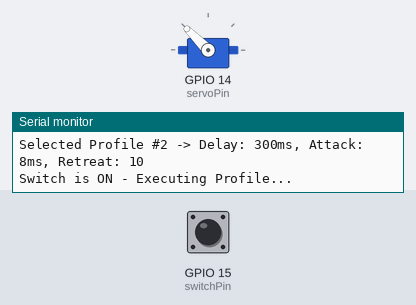
A sketch run on a simulated ESP32. Shown: servo, the last lines printed to the serial monitor. The inputs (shaded band) are chosen by the test bench; at power-on: GPIO 15 (switchPin) HIGH. Random numbers use the default seed unless the sketch sets one.

Above: at 1.7 s.
1.8 s: GPIO 15 (switchPin) pulled LOW for 0.15 s
At 2.04 s:
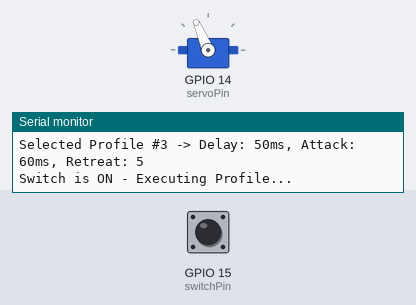
4.8 s: GPIO 15 (switchPin) pulled LOW for 1 s
At 5.9 s:
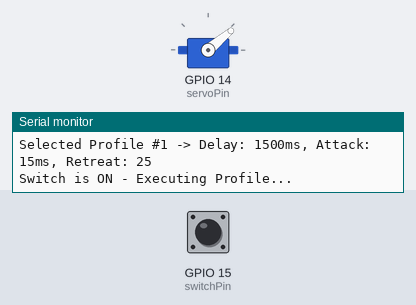
8.8 s: GPIO 15 (switchPin) pulled LOW for 3.2 s
At 9.6 s:
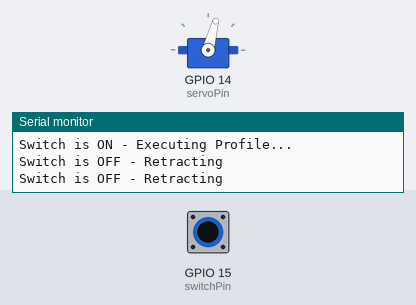
Timing chart, 0 to 13.7 s (numbered marks = the images above; inputs shaded):
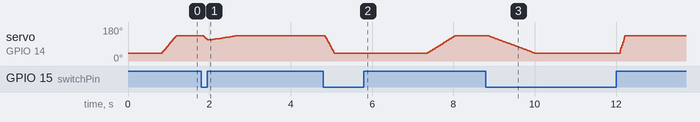

The sketch:

Useless-Box.ino
```cpp
#include <ESP32Servo.h>

Servo myservo;

// Configuration
static const int servoPin = 14;
static const int switchPin = 15;

// Calibration
int servoPositionDown = 40;
int servoPositionMiddle = 70;
int servoPositionUp = 135;

// --- PERSONALITY SYSTEM ---
// Structure: {ReactionDelay, AttackSpeed, RetreatSpeed}
const int NUM_PROFILES = 6;
int currentProfileIndex = 0;

const int profiles[NUM_PROFILES][3] = {
  {50, 3, 5},     // 0: The Aggressive (Instant reaction, super fast)
  {1500, 15, 25}, // 1: The Lazy (Waits a long time, moves slowly)
  {300, 8, 10},   // 2: The Normal (Standard behavior)
  {50, 60, 5},     // 3: The Sneaky (Starts moving immediately but slowly, then retreats fast)
  {800, 4, 60},   // 4: The Dramatic (Wait, strike fast, retreat very slowly)
  {200, 10, 15}   // 5: The Fake-Out (Logic handled separately in loop)
};

// Current active variability values
int reactionDelay = 0;
int attackSpeed = 10;
int retreatSpeed = 15;

// Volatile variables for interrupts
volatile bool switchChanged = false;
volatile int currentTargetState = HIGH;

void IRAM_ATTR handleSwitchInterrupt() {
  currentTargetState = digitalRead(switchPin);
  switchChanged = true;
}

// Function to pick a personality profile
void selectPersonality() {
  currentProfileIndex = random(0, NUM_PROFILES);

  reactionDelay = profiles[currentProfileIndex][0];
  attackSpeed   = profiles[currentProfileIndex][1];
  retreatSpeed  = profiles[currentProfileIndex][2];

  Serial.print("Selected Profile #");
  Serial.print(currentProfileIndex);
  if (currentProfileIndex == 5) Serial.print(" [FAKE-OUT]");
  Serial.print(" -> Delay: ");
  Serial.print(reactionDelay);
  Serial.print("ms, Attack: ");
  Serial.print(attackSpeed);
  Serial.print("ms, Retreat: ");
  Serial.println(retreatSpeed);
}

void setup() {
  delay(500);

  // Seed the random number generator
  randomSeed(analogRead(34));

  ESP32PWM::allocateTimer(0);
  ESP32PWM::allocateTimer(1);
  ESP32PWM::allocateTimer(2);
  ESP32PWM::allocateTimer(3);

  myservo.setPeriodHertz(50);
  myservo.attach(servoPin, 500, 2400);

  pinMode(switchPin, INPUT_PULLUP);

  attachInterrupt(digitalPinToInterrupt(switchPin), handleSwitchInterrupt, CHANGE);

  myservo.write(servoPositionDown);
  Serial.begin(115200);
  Serial.println("System Initialized with Fake-Out Logic.");
}

// Function to move the servo with "Interrupt Awareness"
bool moveServo(int start, int end, int stepDelay) {
  if (abs(start - end) <= 2) {
    myservo.write(end);
    return true;
  }

  int step = (start < end) ? 2 : -2;

  for (int p = start; (step > 0 ? p <= end : p >= end); p += step) {
    if (switchChanged) {
      switchChanged = false;
      return false; // Motion interrupted
    }

    myservo.write(p);
    delay(stepDelay);
  }

  myservo.write(end);
  return true; // Motion completed
}

// Helper to handle the reaction delay with interrupt check
bool waitWithInterrupt(int ms) {
  unsigned long start = millis();
  while (millis() - start < ms) {
    if (switchChanged) {
      switchChanged = false;
      return false; // Interrupted during delay
    }
    delay(10);
  }
  return true;
}

void loop() {
  int currentState = digitalRead(switchPin);
  int currentPos = myservo.read();

  // If the switch is ON (HIGH)
  if (currentState == HIGH) {
    if (currentPos < servoPositionUp - 2) {
      selectPersonality();

      Serial.println("Switch is ON - Executing Profile...");

      // Standard initial delay for all profiles
      if (!waitWithInterrupt(reactionDelay)) return;

      // Special Logic for Profile 5 (The Fake-Out)
      if (currentProfileIndex == 5) {
        // 1. Move to 110
        if (!moveServo(currentPos, 110, attackSpeed)) return;

        // 2. Wait for 3 seconds
        if (!waitWithInterrupt(3000)) return;

        // 3. Move back to down position
        if (!moveServo(110, servoPositionDown, 15)) return;

        // 4. Wait for 1 second
        if (!waitWithInterrupt(1000)) return;

        // 5. Slowly move to the up position
        moveServo(servoPositionDown, servoPositionUp, 60);
      }
      else {
        // Standard profile behavior
        moveServo(currentPos, servoPositionUp, attackSpeed);
      }
    }
  }
  // If the switch is OFF (LOW)
  else {
    if (currentPos > servoPositionDown + 2) {
      Serial.println("Switch is OFF - Retracting");
      moveServo(currentPos, servoPositionDown, retreatSpeed);
    }
  }

  delay(20);
}
```
